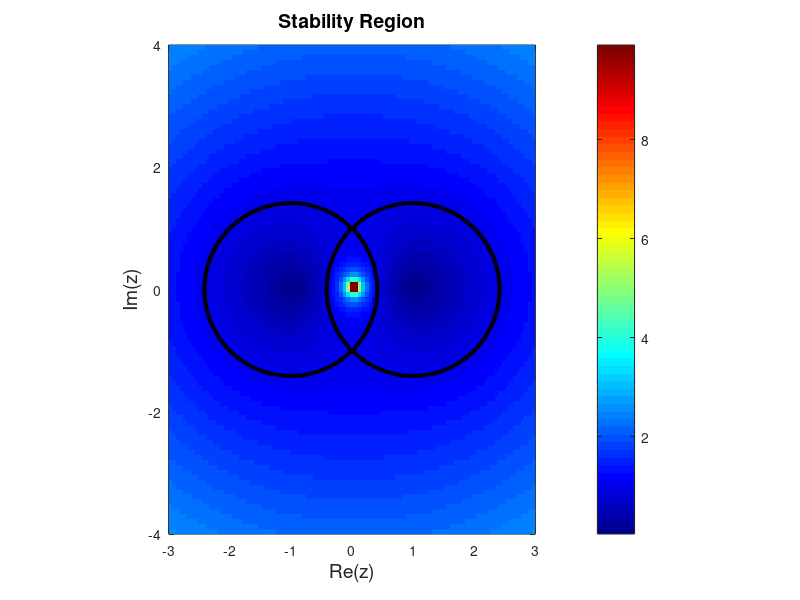

MATLAB code for this plot:
clear all
% set up z in a complex plane
z_re1d = linspace(-3,3,100);
z_im1d = linspace(-4,4,100);
[z_re, z_im] = meshgrid(z_re1d, z_im1d);

z = z_re + 1i*z_im;

%% the growth factor G(z)

% Leapfrog
G = (z.^2 - 1)./ (2*z);


% plot 1-contour of the magnitude of the growth factor
figure(1), clf
% optionally, show the surface not just the 1-contour:
pcolor(z_re, z_im, abs(G)); shading flat; hold on;
contour(z_re, z_im, abs(G), [1 1], 'k', 'linewidth', 3);
grid on, axis equal;
xlabel('Re(z)','fontsize',14);
ylabel('Im(z)','fontsize',14);
%axis([min(z_re1d) max(z_re1d) min(z_im) max(z_im)]);
title('Stability Region', 'fontsize', 14);
colorbar
colormap jet
